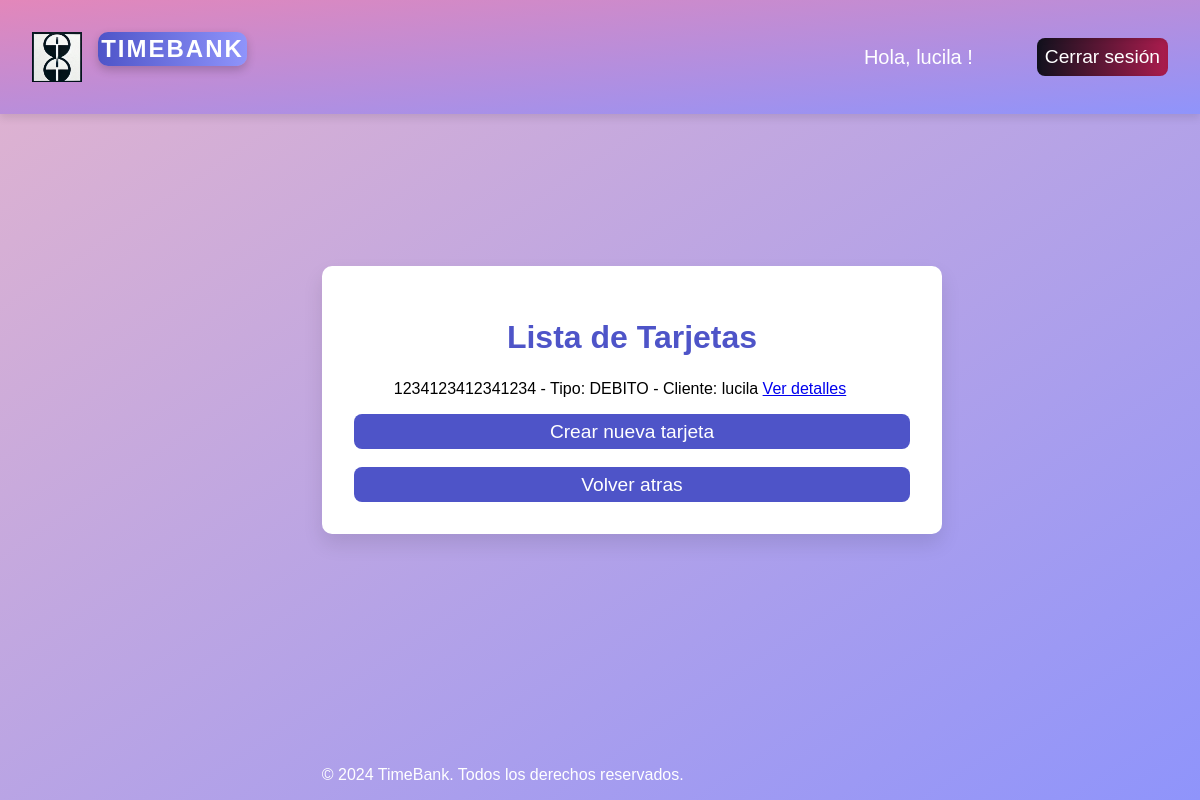
The app's page /tarjetas/listar/ (signed in) with its own data.
### tarjetas/models.py (models this page shows, shortened)
class Tarjeta(models.Model):
    TIPO_CHOICES = [
        ('DEBITO', 'Débito'),
        ('CREDITO', 'Crédito'),
    ]
    numero = models.CharField(max_length=16, unique=True)  # Número de la tarjeta
    tipo = models.CharField(max_length=10, choices=TIPO_CHOICES, default='DEBITO')
    fecha_vencimiento = models.DateField()
    cliente = models.ForeignKey(User, on_delete=models.CASCADE, related_name='tarjetas')  # Relación con el cliente

### tarjetas/views.py (the view)
# urls.py: path('listar/', views.listar_tarjetas, name='listar_tarjetas'),
@login_required
def listar_tarjetas(request):
    tarjetas = Tarjeta.objects.filter(cliente=request.user)
    return render(request, 'tarjetas/listar_tarjetas.html', {'tarjetas': tarjetas})

### tarjetas/templates/tarjetas/listar_tarjetas.html (shortened to what this page needs)
{% extends 'base/base.html' %}
{% block content %}
<div class="detalle-container">
    <h1>Lista de Tarjetas</h1>
    <ul>
        {% for tarjeta in tarjetas %}
            <li>
                {{ tarjeta.numero }} - Tipo: {{ tarjeta.tipo }} - Cliente: {{ tarjeta.cliente }}
                <a href="{% url 'tarjetas:detalle_tarjeta' tarjeta.id %}">Ver detalles</a>
            </li>
        {% empty %}
            <li>No hay tarjetas registradas.</li>
        {% endfor %}
    </ul>
    <a href="{% url 'tarjetas:crear_tarjeta' %}">
        <button class="btn-submit">Crear nueva tarjeta</button>
    </a>
<br><br>
    <a href="{% url 'homebanking:homebanking' %}">
        <button class="btn-submit">Volver atras</button>
    </a>
</div>
{% endblock %}

### templates/base/base.html (shortened to what this page needs)
<!DOCTYPE html>
<html lang="en">
<head>
    {% load static %}
    <link rel="stylesheet" href="{% static 'css/styles.css' %}">
</head>
<body>
    <div class="page-container">
        <header class="site-header">
            <div class="logo-container">
                <img src="{% static 'images/logo.jpg' %}" alt="Logo TimeBank" class="logo">
                <h1 class="site-title">TimeBank</h1>
            </div>
            <nav>
                <ul class="nav-links1">
                    {% if user.is_authenticated %}
                        <li>Hola, {{ user.username }} !</li>
                        <li><a href="{% url 'login:logout' %}">
                        <button class="btn-submit1">Cerrar sesión</button></a></li>
                    {% else %}
                        <li><a href="{% url 'login:login' %}">Iniciar sesión</a></li>
                        <li><a href="{% url 'login:registro' %}">Registrarse</a></li>
                    {% endif %}
                </ul>
            </nav>
        </header>
        <main>
            {% block content %}{% endblock %}
        </main>
        <footer>
            <p>&copy; 2024 TimeBank. Todos los derechos reservados.</p>
        </footer>
    </div>
</body>
</html>

### static/css/styles.css (style rules this page uses)
body { font-family: 'Arial', sans-serif; background: linear-gradient(to bottom right, #e3b4ce, #8f94fb); color: rgb(0, 0, 0); margin: 0; padding: 0; display: flex; justify-content: center; align-items: center; min-height: 100vh; }
.nav-links1 { display: flex; justify-content: center; align-items: center; gap: 4rem; font-size: 20px; list-style: none; margin: 0; padding: 0; color:rgb(255, 255, 255); }
.btn-submit1 { padding: 0.5rem; border: none; background: linear-gradient(90deg, #11111d, #ac1c4e); color: #fff; font-size: 1.2rem; border-radius: 8px; cursor: pointer; transition: background 0.3s ease; width: 100%; box-shadow: inset 0 2px 5px rgba(0, 0, 0, 0.1); flex: 1 1 auto; }
.btn-submit { padding: 0.4rem; border: none; background: #4e54c8; color: #fff; font-size: 1.2rem; border-radius: 8px; cursor: pointer; transition: background 0.3s ease; width: 100%; flex: 1 1 auto; }
.site-header { display: flex; justify-content: space-between; align-items: center; padding: 1rem 2rem; background: linear-gradient(to bottom right, #e387ba, #8f94fb); color: #ffffff; box-shadow: 0 4px 8px rgba(0, 0, 0, 0.1); position: fixed; top: 0; left: 0; right: 0; z-index: 1000; }
.site-header a { color: white; }
.logo-container { display: flex; align-items: center; gap: 1rem; }
.logo { width: 50px; height: 50px; }
.site-title { font-size: 1.5rem; font-weight: bold; color: #ffffff; text-align: center; padding: 0.2rem; margin-bottom: 2rem; background: linear-gradient(90deg, #4e54c8, #8f94fb); border-radius: 10px; box-shadow: 0 4px 10px rgba(0, 0, 0, 0.2); text-transform: uppercase; letter-spacing: 2px; }
footer { text-align: center; position: fixed; bottom:0px; color: #fff; text-align: center; padding: 0rem; margin-bottom: 0; margin-top: auto; }
.detalle-container { width: 100%; max-width: 900px; padding: 2rem; background: #fff; border-radius: 10px; box-shadow: 0 10px 20px rgba(0, 0, 0, 0.1); text-align: center; text-align: left; animation: fadeIn 1s ease-in-out; }
.detalle-container ul { list-style: none; text-align: left; align-items: right; align-content: right; }
h1 { font-size: 2rem; color: #4e54c8; margin-bottom: 1.5rem; text-align: center; }

### records on screen
Tarjeta: numero "1234123412341234", tipo "DEBITO", cliente "lucila"

### other values on screen
{{ user.username }} "lucila"
